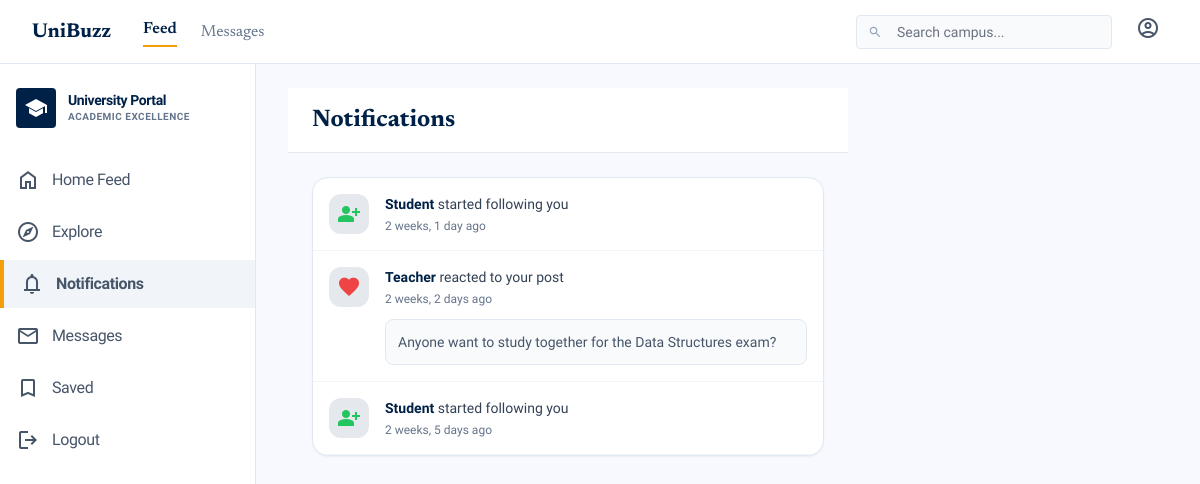
Page /student/notifications/ (signed in) on the committed database.
### notifications/models.py (models this page shows)
class Notification(models.Model):
    recipient_role = models.CharField(max_length=10)
    recipient_id = models.PositiveIntegerField()
    notif_type = models.CharField(max_length=20) # 'like', 'comment', 'follow', 'pin'
    actor_role = models.CharField(max_length=10)
    actor_id = models.PositiveIntegerField()
    post = models.ForeignKey('posts.Post', null=True, blank=True, on_delete=models.SET_NULL)
    message = models.CharField(max_length=255)
    is_read = models.BooleanField(default=False)
    created_at = models.DateTimeField(auto_now_add=True)

### posts/models.py (models this page shows, shortened)
class Post(models.Model):
    id = models.AutoField(primary_key=True)
    content = models.TextField()
    image = models.ImageField(upload_to='posts/', blank=True, null=True)
    author_role = models.CharField(max_length=10, choices=ROLE_CHOICES)
    author_id = models.PositiveIntegerField()
    created_at = models.DateTimeField(auto_now_add=True)
    is_pinned = models.BooleanField(default=False)
    pin_expires_at = models.DateTimeField(blank=True, null=True)

### students/views.py (the view)
# urls.py: path('notifications/', views.notifications_view, name='student_notifications'),
@student_required
def notifications_view(request):
    student_id = request.session['student_id']
    notifs = Notification.objects.filter(recipient_role='student', recipient_id=student_id).order_by('-created_at')
    for n in notifs:
        n.is_read = True
        n.save()
    return render(request, 'students/notifications.html', {'notifications': notifs})

### templates/students/notifications.html (shortened to what this page needs)
{% extends 'base.html' %}
{% block content %}
<div class="bg-white border-b border-slate-200 sticky top-0 z-10 px-6 py-4">
    <div class="flex items-center justify-between">
        <h2 class="text-2xl font-bold font-serif text-primary-container">Notifications</h2>
    </div>
</div>
<div class="p-6 max-w-3xl mx-auto">
    <div class="bg-white rounded-2xl border border-slate-200 overflow-hidden shadow-sm">
        {% for notif in notifications %}
        <div class="p-4 border-b border-slate-100 flex gap-4 hover:bg-slate-50 transition-colors {% if not notif.is_read %}bg-blue-50/30{% endif %}">
            <div class="w-10 h-10 rounded-full bg-primary-container/10 flex items-center justify-center text-primary-container shrink-0">
                {% if notif.notif_type == 'like' %}
                <span class="material-symbols-outlined text-red-500" style="font-variation-settings: 'FILL' 1;">favorite</span>
                {% elif notif.notif_type == 'comment' %}
                <span class="material-symbols-outlined text-blue-500" style="font-variation-settings: 'FILL' 1;">chat_bubble</span>
                {% elif notif.notif_type == 'follow' %}
                <span class="material-symbols-outlined text-green-500" style="font-variation-settings: 'FILL' 1;">person_add</span>
                {% elif notif.notif_type == 'report' %}
                <span class="material-symbols-outlined text-amber-500" style="font-variation-settings: 'FILL' 1;">warning</span>
                {% else %}
                <span class="material-symbols-outlined text-primary-container">notifications</span>
                {% endif %}
            </div>
            <div class="flex-1 min-w-0">
                <p class="text-slate-700 text-sm">
                    <span class="font-bold text-primary-container">
                        {% if notif.actor_role == 'student' %}
                            Student
                        {% elif notif.actor_role == 'teacher' %}
                            Teacher
                        {% else %}
                            Someone
                        {% endif %}
                    </span>
                    {{ notif.message }}
                </p>
                <span class="text-xs text-slate-500 mt-1 block">{{ notif.created_at|timesince }} ago</span>
                {% if notif.post %}
                <div class="mt-3 p-3 bg-slate-50 rounded-xl border border-slate-200">
                    <a href="{% url 'student_post_detail' notif.post.id %}" class="text-sm text-slate-600 line-clamp-2 hover:text-primary-container transition">
                        {{ notif.post.content|truncatechars:100 }}
                    </a>
                </div>
                {% endif %}
            </div>
        </div>
        {% endfor %}
    </div>
</div>
{% endblock %}

### templates/base.html (style rules this page uses)
.material-symbols-outlined { font-variation-settings: 'FILL' 0, 'wght' 400, 'GRAD' 0, 'opsz' 24; }
body { background-color: #f8f9ff; }

### rows in the picture
Notification: notif_type "follow" (drawn), actor_role "Student", message "started following you", created_at "2 weeks, 1 day"
Notification: notif_type "like" (drawn), actor_role "Teacher", message "reacted to your post", created_at "2 weeks, 2 days", post.content "Anyone want to study together for the Data Structures exam?"
Notification: notif_type "follow" (drawn), actor_role "Student", message "started following you", created_at "2 weeks, 5 days"
